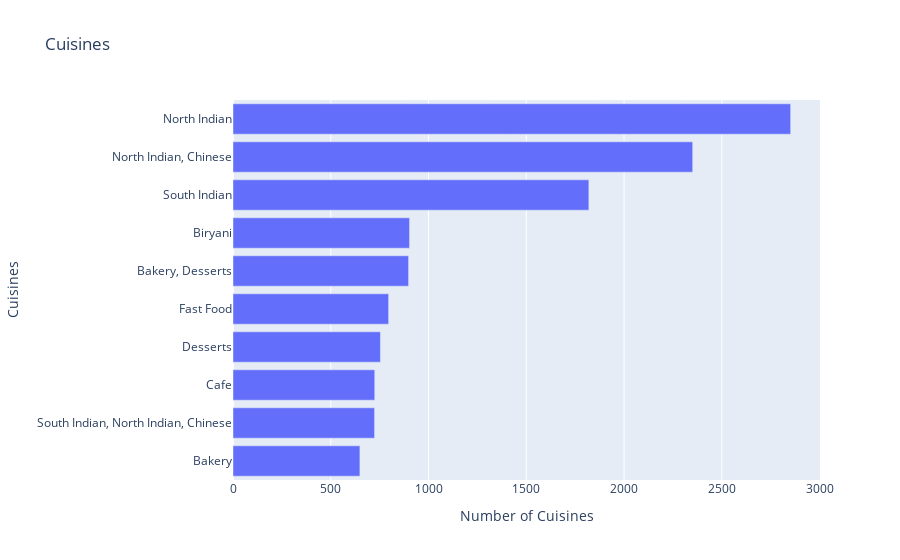

Notebook code for this chart:
### Code cell
x=zomato["cuisines"].value_counts()[:10].sort_values()
y=x.index
fig=px.bar(x=x,y=y,labels={"y":"Cuisines","x":"Number of Cuisines"},title="Cuisines")
fig.show()

### Figure 1 — Plotly figure (JSON) as saved in the notebook; plotly's stock layout.template omitted (floating-point values rounded to 4 significant figures)
{"data": [{"alignmentgroup": "True", "hovertemplate": "Number of Cuisines=%{x}<br>Cuisines=%{y}<extra></extra>", "legendgroup": "", "marker": {"color": "#636efa", "pattern": {"shape": ""}}, "name": "", "offsetgroup": "", "orientation": "h", "showlegend": false, "textposition": "auto", "type": "bar", "x": [649, 724, 725, 754, 796, 898, 903, 1820, 2351, 2852], "xaxis": "x", "y": ["Bakery", "South Indian, North Indian, Chinese", "Cafe", "Desserts", "Fast Food", "Bakery, Desserts", "Biryani", "South Indian", "North Indian, Chinese", "North Indian"], "yaxis": "y"}], "layout": {"barmode": "relative", "legend": {"tracegroupgap": 0}, "title": {"text": "Cuisines"}, "xaxis": {"anchor": "y", "domain": [0, 1], "title": {"text": "Number of Cuisines"}}, "yaxis": {"anchor": "x", "domain": [0, 1], "title": {"text": "Cuisines"}}}}
